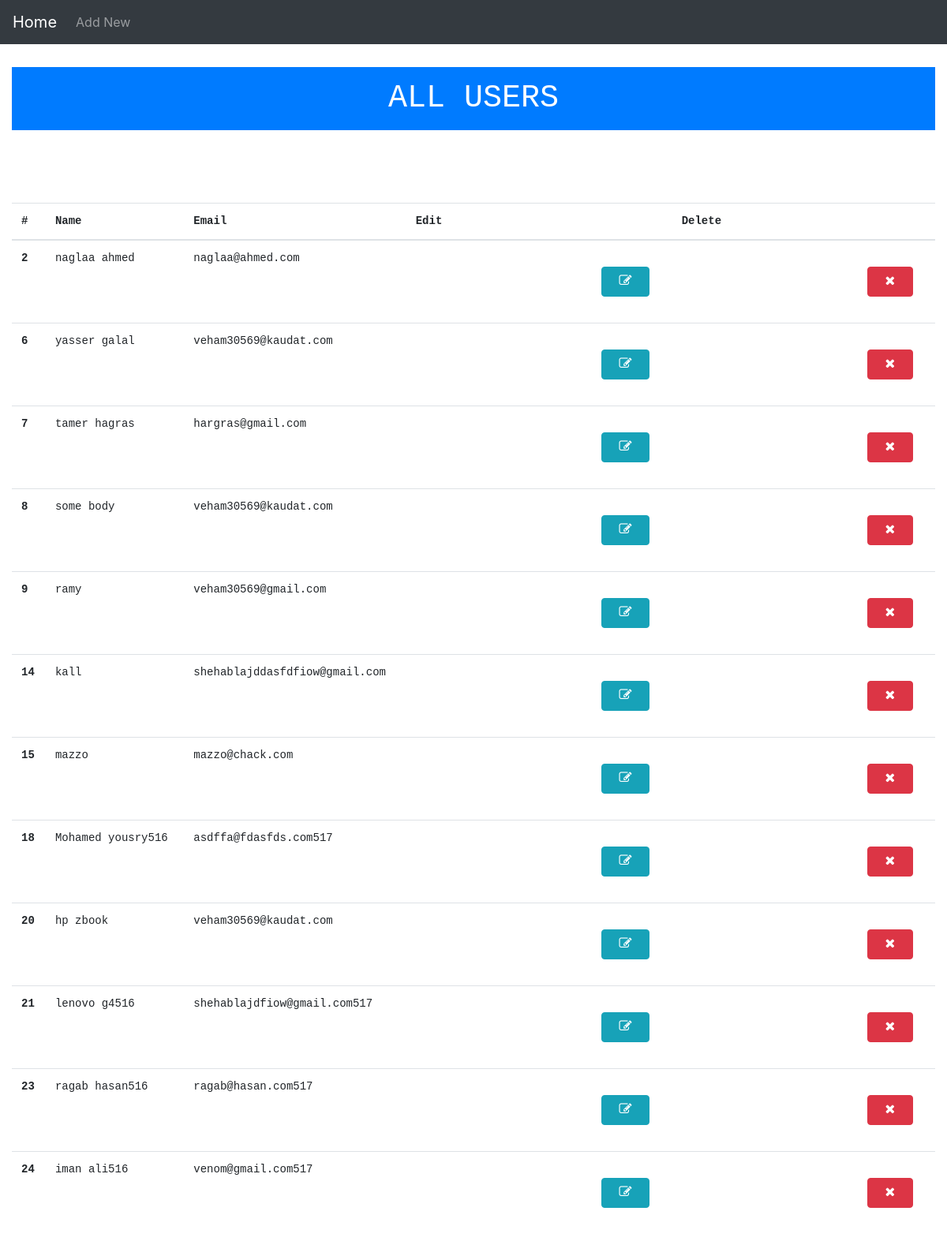
The page / on the database its author committed.
### tables this page shows
CREATE TABLE `users` (
  `id` int(11) NOT NULL,
  `userName` varchar(100) DEFAULT NULL,
  `email` varchar(100) NOT NULL,
  `password` varchar(100) NOT NULL
);

### index.php (the view)
<?php
    include('inc/header.php');
    $data=mysqli_query($connection,"SELECT * FROM users;");
    echo "<pre>";
?>
    <h1 class="text-center col-12 bg-primary py-3 text-white my-2">ALL USERS</h1>
    <div class="row">
        <div class="col-sm-12">
            <table class="table">
                <thead>
                    <tr>
                    <th scope="col">#</th>
                    <th scope="col">Name</th>
                    <th scope="col">Email</th>
                    <th scope="col">Edit</th>
                    <th scope="col">Delete</th>
                    </tr>
                </thead>
                <tbody>
                    <?php while($row=mysqli_fetch_assoc($data)):?>
                    <tr>
                        <th><?=$row['id'];?></th>
                        <td><?=$row['userName'];?></td>
                        <td><?=$row['email'];?></td>
                        <td>
                            <a class="btn btn-info" href="edit.php?id=<?=$row['id'];?>"> <i class="fa fa-edit"></i> </a>
                        </td>
                        <td>
                            <a class="btn btn-danger" href="delete.php?id=<?=$row['id'];?>"> <i class="fa fa-close"></i> </a>
                        </td>
                        <?php endwhile;?>
                    </tr>
                </tbody>
            </table>
        </div>
    </div>
<?php  include('inc/footer.php'); ?>

### inc/header.php (shortened to what this page needs)
<!doctype html>
<html lang="en">
<head>
    <link rel="stylesheet" href="https://stackpath.bootstrapcdn.com/bootstrap/4.4.1/css/bootstrap.min.css">
    <link rel="stylesheet" href="https://stackpath.bootstrapcdn.com/font-awesome/4.7.0/css/font-awesome.min.css" >
</head>
<body>
    <nav class="navbar navbar-expand-lg navbar-dark bg-dark">
        <a class="navbar-brand" href="index.php">Home</a>
        <div class="collapse navbar-collapse" id="navbarNav">
            <ul class="navbar-nav">
                <li class="nav-item">
                    <a class="nav-link" href="add.php">Add New</a>
                </li>
            </ul>
        </div>
    </nav>
    <div class="container-fluid">

### inc/footer.php
    </div>
    </body>
</html>

### rows shown on the page
users: id "2", userName "naglaa ahmed", email "naglaa@ahmed.com"
users: id "6", userName "yasser galal", email "veham30569@kaudat.com"
users: id "7", userName "tamer hagras", email "hargras@gmail.com"
users: id "8", userName "some body", email "veham30569@kaudat.com"
users: id "9", userName "ramy", email "veham30569@gmail.com"
users: id "14", userName "kall", email "shehablajddasfdfiow@gmail.com"
users: id "15", userName "mazzo", email "mazzo@chack.com"
users: id "18", userName "Mohamed yousry516", email "asdffa@fdasfds.com517"
users: id "20", userName "hp zbook", email "veham30569@kaudat.com"
users: id "21", userName "lenovo g4516", email "shehablajdfiow@gmail.com517"
users: id "23", userName "ragab hasan516", email "ragab@hasan.com517"
users: id "24", userName "iman ali516", email "venom@gmail.com517"
